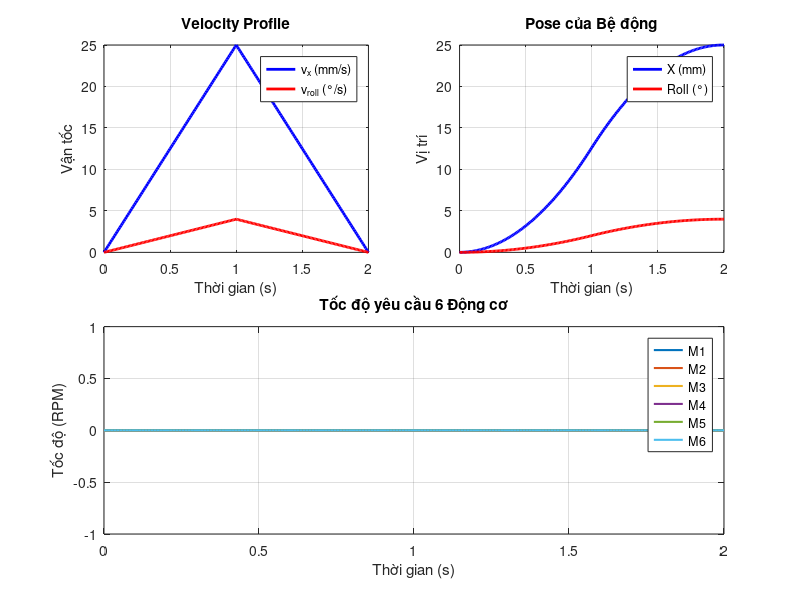

The MATLAB source for this figure:
% TEST_DYNAMIC_MOTION.m
% Mô phỏng chuyển động bệ Stewart CKAS với Velocity Profile tam giác.
% Tại mỗi bước thời gian, tính đủ bộ:
%   (pose_k, vel_k, accel_k) --> tinh_vel --> RPM
%                             --> tinh_torque (nếu cần)
%
% Quy ước đơn vị:
%   Vị trí : mm, độ
%   Vận tốc : mm/s, độ/s
%   Gia tốc tịnh tiến : mm/s^2  (tinh_torque tự chia 1000 để ra m/s^2)
%   Gia tốc góc       : rad/s^2 (truyền thẳng)

clear; clc; close all;

%% 1. THÔNG SỐ CƠ KHÍ (Máy thực tế CKAS)
A = [ 556.009538774124, -107.962917791227, -448.046620982896, -448.046620982896, -107.962917791227,  556.009538774124;
     -196.347417584715, -579.692094117217, -383.344676532502,  383.344676532502,  579.692094117217,  196.347417584715;
      668.400000000000,  668.400000000000,  668.400000000000,  668.400000000000,  668.400000000000,  668.400000000000 ];

B = [ 256.599204538802,  169.981755823305, -426.649811653508, -426.641083944694,  170.050607114706,  256.659328121389;
     -344.505147401391, -394.503676843735,  -49.968856020786,   50.043319699002,  394.474003422177,  344.460357144733;
      0, 0, 0, 0, 0, 0 ];

gamma = [-109.45, -10.55, -229.45, -130.55, -349.45, -250.55]; % độ

L1 = 150; % mm
L2 = 747; % mm

%% 2. THAM SỐ CHUYỂN ĐỘNG (Triangular Velocity Profile)
dt      = 0.01;  % Bước thời gian (s)
t_accel = 1.0;   % Thời gian tăng tốc (s)
t_decel = 1.0;   % Thời gian giảm tốc (s)
T_total = t_accel + t_decel;
t = (0:dt:T_total)';
N = length(t);

% Vận tốc đỉnh
vx_max    = 25;  % mm/s
vroll_max = 4;   % độ/s

% Gia tốc không đổi trong từng giai đoạn (mm/s^2, độ/s^2)
ax_up   =  vx_max    / t_accel;
ax_dn   = -vx_max    / t_decel;
ar_up   =  vroll_max / t_accel;
ar_dn   = -vroll_max / t_decel;

%% 3. KHỞI TẠO BỘ NHỚ LỊCH SỬ
pose_history      = zeros(N, 6);  % [x, y, z, roll, pitch, yaw]  mm / độ
vel_history       = zeros(N, 6);  % [vx,vy,vz, vroll,vpitch,vyaw] mm/s / độ/s
accel_deg_history = zeros(N, 6);  % Gia tốc (mm/s^2 / độ/s^2) — để xuất file
motor_rpm_history = zeros(N, 6);  % Vòng/phút

% Tư thế Home
pose = [0, 0, 0, 0, 0, 0];

%% 4. VÒNG LẶP MÔ PHỎNG
for k = 1:N
    tk = t(k);

    % ---- 4a. Xác định vận tốc và gia tốc tức thời ----
    if tk <= t_accel
        vx_k  = ax_up * tk;
        vr_k  = ar_up * tk;
        ax_k  = ax_up;   % mm/s^2
        ar_k  = ar_up;   % độ/s^2
    else
        t_rem = tk - t_accel;
        vx_k  = vx_max + ax_dn * t_rem;
        vr_k  = vroll_max + ar_dn * t_rem;
        ax_k  = ax_dn;
        ar_k  = ar_dn;
    end

    % Đảm bảo không vượt ngưỡng do sai số dấu phẩy động
    vx_k = max(0, vx_k);
    vr_k = max(0, vr_k);

    vel_deg   = [vx_k, 0, 0, vr_k,  0, 0];   % mm/s, độ/s
    accel_deg = [ax_k, 0, 0, ar_k, 0, 0];     % mm/s^2, độ/s^2

    % ---- 4b. Chuyển gia tốc góc sang rad/s^2 để truyền vào tinh_vel và tinh_torque ----
    vel_rad   = vel_deg;
    vel_rad(4:6)   = deg2rad(vel_deg(4:6));   % mm/s, rad/s

    accel_rad = accel_deg;
    accel_rad(4:6) = deg2rad(accel_deg(4:6)); % mm/s^2, rad/s^2

    % ---- 4c. Tích phân vị trí (Euler Forward) ----
    if k > 1
        pose = pose + vel_deg * dt;
    end

    % ---- 4d. Tính RPM bằng Jacobian tại (pose, vel) hiện tại ----
    try
        [rpm, ~, ~] = tinh_vel(pose, vel_deg, A, B, L1, L2, gamma);
    catch
        rpm = zeros(6,1);
        warning('tinh_vel: Kịch cơ khí tại k=%d, t=%.3fs', k, tk);
    end

    % ---- 4e. Lưu lịch sử ----
    pose_history(k, :)      = pose;
    vel_history(k, :)       = vel_deg;
    accel_deg_history(k, :) = accel_deg;
    motor_rpm_history(k, :) = rpm';
end

%% 5. ĐỒ THỊ
figure('Name', 'CKAS Stewart - Triangular Motion', 'Position', [80 80 1200 700]);

subplot(2,2,1);
plot(t, vel_history(:,1), 'b-', 'LineWidth', 2); hold on;
plot(t, vel_history(:,4), 'r-', 'LineWidth', 2);
xlabel('Thời gian (s)'); ylabel('Vận tốc');
title('Velocity Profile');
legend('v_x (mm/s)', 'v_{roll} (°/s)'); grid on;

subplot(2,2,2);
plot(t, pose_history(:,1), 'b-', 'LineWidth', 2); hold on;
plot(t, pose_history(:,4), 'r-', 'LineWidth', 2);
xlabel('Thời gian (s)'); ylabel('Vị trí');
title('Pose của Bệ động');
legend('X (mm)', 'Roll (°)'); grid on;

subplot(2,2,[3 4]);
plot(t, motor_rpm_history, 'LineWidth', 1.5);
xlabel('Thời gian (s)'); ylabel('Tốc độ (RPM)');
title('Tốc độ yêu cầu 6 Động cơ');
legend('M1','M2','M3','M4','M5','M6','Location','Best'); grid on;

disp('Mô phỏng hoàn tất!');

%% 6. XUẤT FILE 15 THAM SỐ (Định dạng Moog ~M)
disp('Đang xuất file 15 tham số...');

% Xác định đường dẫn lưu file ngay bên cạnh script này
script_dir = fileparts(mfilename('fullpath'));
if isempty(script_dir), script_dir = pwd; end
file_path = fullfile(script_dir, 'Motion_Command_15Params.csv');

fid = fopen(file_path, 'w');
if fid == -1
    error('Không thể tạo file: %s', file_path);
end

g_val = 9.81; % m/s^2

for k = 1:N
    % Trích xuất Pose tại bước k
    x_k  = pose_history(k,1); y_k = pose_history(k,2); z_k = pose_history(k,3);
    r_k  = pose_history(k,4); p_k = pose_history(k,5); yw_k = pose_history(k,6);

    % Ma trận quay R tại tư thế hiện tại
    cy = cosd(yw_k); sy = sind(yw_k);
    cp = cosd(p_k);  sp = sind(p_k);
    cr = cosd(r_k);  sr = sind(r_k);
    R_k = [cy*cp,  cy*sp*sr - sy*cr,  cy*sp*cr + sy*sr;
           sy*cp,  sy*sp*sr + cy*cr,  sy*sp*cr - cy*sr;
           -sp,    cp*sr,             cp*cr            ];

    % Gia tốc tịnh tiến World (đổi mm/s^2 -> m/s^2 để đồng nhất với g_val)
    aw_ms2 = [accel_deg_history(k,1); 0; 0] / 1000;

    % Chiếu gia tốc quán tính lên Body Frame
    a_body = R_k' * aw_ms2;
    ax_i = a_body(1); ay_i = a_body(2); az_i = a_body(3);

    % Chiếu trọng lực lên Body Frame
    g_body = R_k' * [0; 0; g_val];
    axg = g_body(1); ayg = g_body(2); azg = g_body(3);

    % Vận tốc góc Euler (độ/s) -> Body Frame (rad/s -> độ/s)
    dRoll = vel_history(k,4); dPitch = vel_history(k,5); dYaw = vel_history(k,6);
    E_body = [1,  0,          -sind(p_k);
              0,  cosd(r_k),   sind(r_k)*cosd(p_k);
              0, -sind(r_k),   cosd(r_k)*cosd(p_k)];
    w_body = E_body * [dRoll; dPitch; dYaw];
    wx_b = w_body(1); wy_b = w_body(2); wz_b = w_body(3);

    % Ghi dòng ~M 15 tham số
    fprintf(fid, '%.4f ~M[ %.4f %.4f %.4f %.4f %.4f %.4f [ %.6f %.6f %.6f %.6f %.6f %.6f %.6f %.6f %.6f ]]\n', ...
        t(k), x_k, y_k, z_k, yw_k, p_k, r_k, ...
        ax_i, ay_i, az_i, axg, ayg, azg, wz_b, wy_b, wx_b);
end

fclose(fid);
fprintf('Đã xuất thành công: %s\n', file_path);
